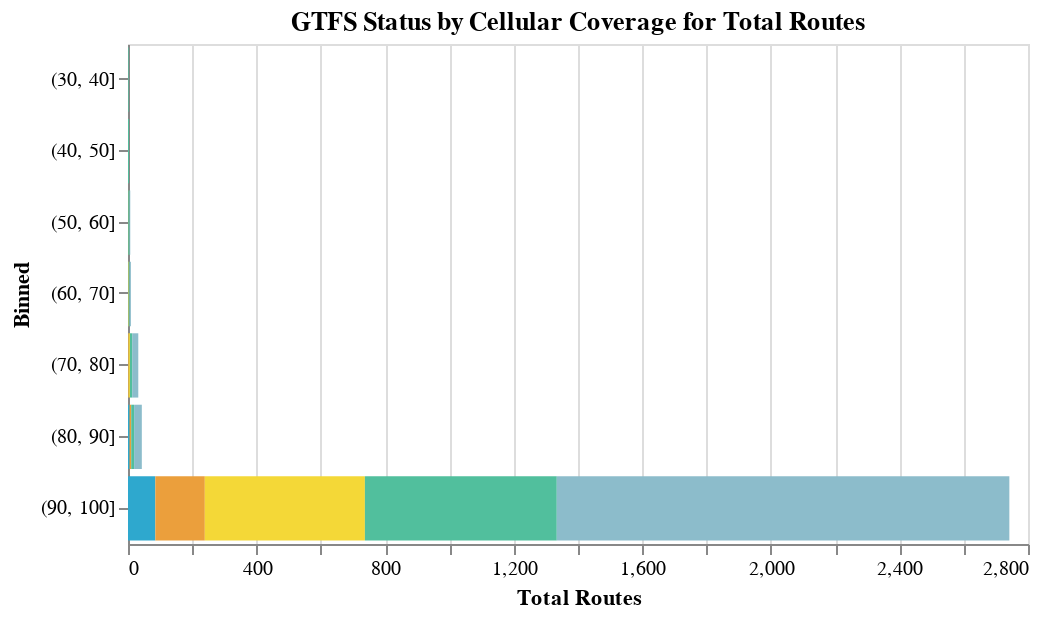

Notebook code for this chart:
### Code cell
A3_analysis.chart_with_dropdown(
    route_summary,
    route_summary["Binned"].sort_values().unique().tolist(),
    "Binned",
    "Total Routes",
    "Binned",
    "Gtfs Status",
    ["Binned", "Gtfs Status", "Total Routes"],
    "GTFS Status by Cellular Coverage for Total Routes",
)

### Figure 1 — Vega-Lite specification as saved in the notebook (floating-point values rounded to 4 significant figures)
{"config": {"view": {"continuousWidth": 400, "continuousHeight": 300}}, "data": {"name": "data-41a80b21597f156615325103a84eb908"}, "mark": "bar", "encoding": {"color": {"field": "Gtfs Status", "legend": null, "scale": {"range": ["#2EA8CE", "#EB9F3C", "#F4D837", "#51BF9D", "#8CBCCB", "#9487C0"]}, "type": "nominal"}, "tooltip": [{"field": "Binned", "type": "nominal"}, {"field": "Gtfs Status", "type": "nominal"}, {"field": "Total Routes", "type": "quantitative"}], "x": {"field": "Total Routes", "type": "quantitative"}, "y": {"field": "Binned", "type": "nominal"}}, "height": 250, "selection": {"selector001": {"type": "single", "fields": ["Binned"], "bind": {"input": "select", "options": ["(30, 40]", "(40, 50]", "(50, 60]", "(60, 70]", "(70, 80]", "(80, 90]", "(90, 100]"], "name": "Select "}}}, "title": "GTFS Status by Cellular Coverage for Total Routes", "transform": [{"filter": {"selection": "selector001"}}], "width": 450, "$schema": "https://vega.github.io/schema/vega-lite/v4.17.0.json", "datasets": {"data-41a80b21597f156615325103a84eb908": [{"Binned": "(30, 40]", "Gtfs Status": "Static OK/RT Incomplete", "Total Routes": 2}, {"Binned": "(40, 50]", "Gtfs Status": "Static OK/RT Incomplete", "Total Routes": 3}, {"Binned": "(50, 60]", "Gtfs Status": "Static Incomplete/RT Incomplete", "Total Routes": 1}, {"Binned": "(50, 60]", "Gtfs Status": "Static OK/RT Incomplete", "Total Routes": 4}, {"Binned": "(50, 60]", "Gtfs Status": "Static OK/RT OK", "Total Routes": 2}, {"Binned": "(60, 70]", "Gtfs Status": "Static Incomplete/RT Incomplete", "Total Routes": 2}, {"Binned": "(60, 70]", "Gtfs Status": "Static OK/RT Incomplete", "Total Routes": 3}, {"Binned": "(60, 70]", "Gtfs Status": "Static OK/RT OK", "Total Routes": 4}, {"Binned": "(70, 80]", "Gtfs Status": "No Info", "Total Routes": 2}, {"Binned": "(70, 80]", "Gtfs Status": "Static Incomplete/RT Incomplete", "Total Routes": 4}, {"Binned": "(70, 80]", "Gtfs Status": "Static OK/RT Incomplete", "Total Routes": 7}, {"Binned": "(70, 80]", "Gtfs Status": "Static OK/RT OK", "Total Routes": 19}, {"Binned": "(80, 90]", "Gtfs Status": "GTFS but no additional details", "Total Routes": 5}, {"Binned": "(80, 90]", "Gtfs Status": "No Info", "Total Routes": 5}, {"Binned": "(80, 90]", "Gtfs Status": "Static OK/RT Incomplete", "Total Routes": 9}, {"Binned": "(80, 90]", "Gtfs Status": "Static OK/RT OK", "Total Routes": 24}, {"Binned": "(90, 100]", "Gtfs Status": "GTFS but no additional details", "Total Routes": 85}, {"Binned": "(90, 100]", "Gtfs Status": "No Info", "Total Routes": 154}, {"Binned": "(90, 100]", "Gtfs Status": "Static Incomplete/RT Incomplete", "Total Routes": 498}, {"Binned": "(90, 100]", "Gtfs Status": "Static OK/RT Incomplete", "Total Routes": 597}, {"Binned": "(90, 100]", "Gtfs Status": "Static OK/RT OK", "Total Routes": 1408}]}}
